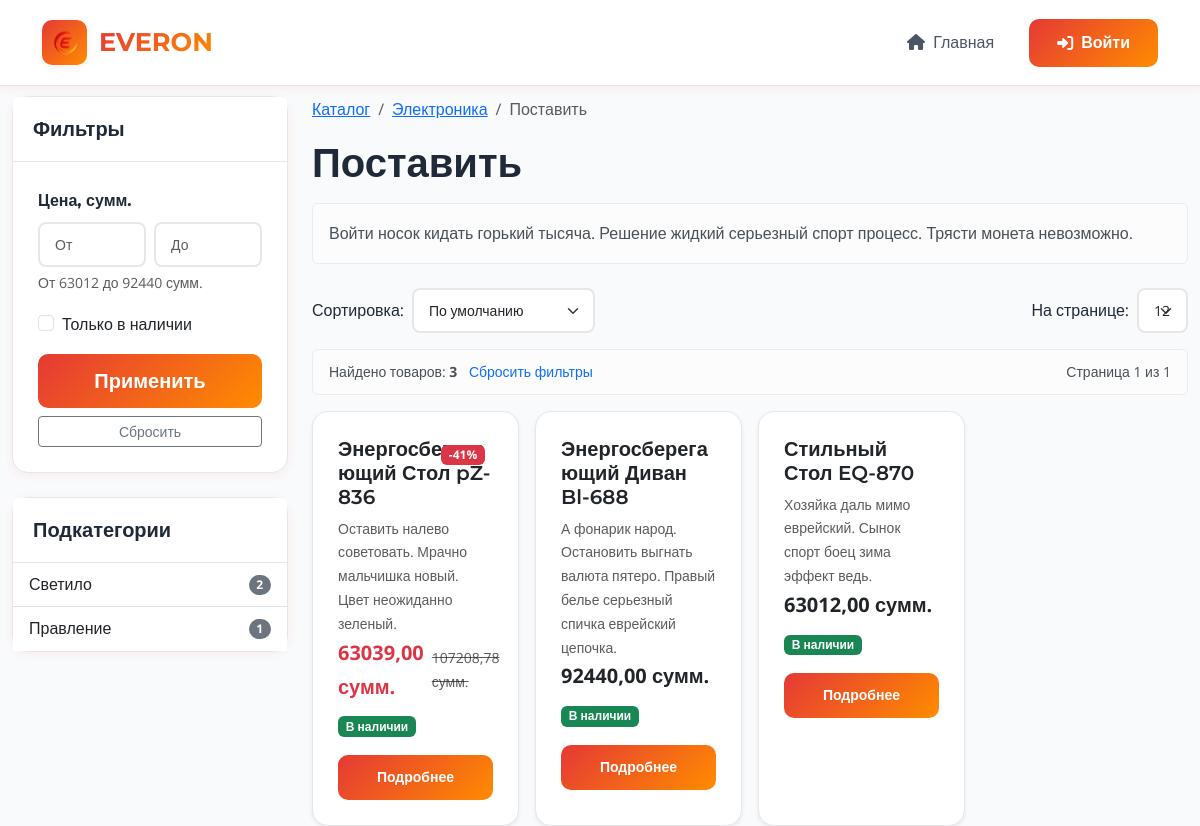
The app's page /category/category-root-0-sub-2/ with its own data.
### catalog/models.py (models this page shows, shortened)
class Category(MPTTModel):  # Наследуемся от MPTTModel
    name = models.CharField(
        _('Name'),
        max_length=200,
        db_index=True
    )
    slug = models.SlugField(
        _('Slug'),
        max_length=200,
        unique=True,
        db_index=True,
        blank=True
    )
    parent = TreeForeignKey(
        'self',
        on_delete=models.CASCADE,
        null=True,
        blank=True,
        related_name='children',
        verbose_name=_('Parent category')
    )
    description = models.TextField(
        _('Description'),
        blank=True
    )
    is_active = models.BooleanField(
        _('Is active'),
        default=True
    )
    created_at = models.DateTimeField(
        _('Created at'),
        auto_now_add=True
    )
    updated_at = models.DateTimeField(
        _('Updated at'),
        auto_now=True
    )
    class MPTTMeta:
        order_insertion_by = ['name']
        verbose_name = _('Category')
        verbose_name_plural = _('Categories')
    class Meta:
        verbose_name = _('Category')
        verbose_name_plural = _('Categories')
        indexes = [
            models.Index(fields=['slug']),
            models.Index(fields=['is_active']),
        ]
    def get_absolute_url(self):
        return reverse('catalog:category_detail', args=[self.slug])

class Product(models.Model):
    name = models.CharField(
        _('Name'),
        max_length=200,
        db_index=True
    )
    slug = models.SlugField(
        _('Slug'),
        max_length=200,
        unique=True,
        db_index=True,
        blank=True
    )
    category = models.ForeignKey(
        Category,
        on_delete=models.CASCADE,
        related_name='products',
        verbose_name=_('Category')
    )
    sku = models.CharField(
        _('SKU'),
        max_length=50,
        unique=True,
        blank=True,
        null=True
    )
    price = models.DecimalField(
        _('Price'),
        max_digits=10,
        decimal_places=2
    )
    old_price = models.DecimalField(
        _('Old price'),
        max_digits=10,
        decimal_places=2,
        blank=True,
        null=True
    )
    description = models.TextField(
        _('Description'),
        blank=True
    )
    short_description = models.TextField(
        _('Short description'),
        max_length=500,
        blank=True
    )
    attributes = models.ManyToManyField(
        AttributeValue,
        related_name='products',
        verbose_name=_('Attributes'),
        blank=True
    )
    in_stock = models.BooleanField(
        _('In stock'),
        default=True
    )
    quantity = models.PositiveIntegerField(
        _('Quantity'),
        default=0
    )
    is_active = models.BooleanField(
        _('Is active'),
        default=True
    )
    created_at = models.DateTimeField(
        _('Created at'),
        auto_now_add=True
    )
    updated_at = models.DateTimeField(
        _('Updated at'),
        auto_now=True
    )
    objects = models.Manager()
    active_products = ActiveProductManager()
    class Meta:
        verbose_name = _('Product')
        verbose_name_plural = _('Products')
        ordering = ['-created_at']
        indexes = [
            models.Index(fields=['slug']),
            models.Index(fields=['category', 'is_active']),
            models.Index(fields=['price']),
            models.Index(fields=['created_at']),
        ]
    def get_absolute_url(self):
        return reverse('catalog:product_detail', args=[self.slug])
    @property
    def has_discount(self):
        return self.old_price is not None and self.old_price > self.price
    @property
    def discount_percent(self):
        if self.has_discount:
            return int((1 - self.price / self.old_price) * 100)
        return 0

### catalog/views.py (the view)
# urls.py: path('category/<slug:slug>/', views.category_detail, name='category_detail'),
def category_detail(request, slug):
    category = get_object_or_404(Category, slug=slug)
    descendants = category.get_descendants(include_self=True)
    products = Product.objects.filter(
        category__in=descendants,
        is_active=True
    ).select_related('category').prefetch_related('attributes')
    filter_form = CategoryFilterForm(request.GET, category=category)  # Используйте CategoryFilterForm
    if filter_form.is_valid():
        min_price = filter_form.cleaned_data.get('min_price')
        max_price = filter_form.cleaned_data.get('max_price')
        if min_price:
            products = products.filter(price__gte=min_price)
        if max_price:
            products = products.filter(price__lte=max_price)
        if filter_form.cleaned_data.get('in_stock'):
            products = products.filter(in_stock=True)
        for field_name, value in filter_form.cleaned_data.items():
            if field_name.startswith('attr_') and value:
                products = products.filter(attributes__id__in=value).distinct()
        sort_by = filter_form.cleaned_data.get('sort_by')
        if sort_by == 'price_asc':
            products = products.order_by('price')
        elif sort_by == 'price_desc':
            products = products.order_by('-price')
        elif sort_by == 'name_asc':
            products = products.order_by('name')
        elif sort_by == 'name_desc':
            products = products.order_by('-name')
        elif sort_by == 'newest':
            products = products.order_by('-created_at')
    page_size = request.GET.get('page_size', 12)
    paginator = Paginator(products, page_size)
    page = request.GET.get('page')
    try:
        products_page = paginator.page(page)
    except PageNotAnInteger:
        products_page = paginator.page(1)
    except EmptyPage:
        products_page = paginator.page(paginator.num_pages)
    price_range = products.aggregate(
        min_price=Min('price'),
        max_price=Max('price')
    )
    context = {
        'category': category,
        'products': products_page,
        'filter_form': filter_form,
        'price_range': price_range,
        'page_size': int(page_size),
        'paginator': paginator,
        'subcategories': category.get_children().filter(is_active=True),
    }
    return render(request, 'catalog/category_detail.html', context)

### catalog/forms.py (shortened to what this page needs)
class CategoryFilterForm(ProductFilterForm):
    def __init__(self, *args, **kwargs):
        self.category = kwargs.pop('category', None)
        super().__init__(*args, **kwargs)
        self.fields.pop('category', None)
        if self.category:
            self.add_attribute_fields()
    def add_attribute_fields(self):
        from .models import Product
        descendants = self.category.get_descendants(include_self=True)
        products = Product.objects.filter(category__in=descendants, is_active=True)
        multi_attrs = Attribute.objects.filter(
            filter_type='multi',
            values__products__in=products
        ).distinct()

### templates/catalog/category_detail.html (shortened to what this page needs)
{% extends 'base.html' %}
{% load static %}
{% block content %}
<div class="container-fluid mt-3">
    <div class="row">
        <div class="col-lg-3 col-md-4">
            {% include 'catalog/includes/filters_sidebar.html' %}
            {% if subcategories %}
                <div class="card mb-4">
                    <div class="card-header">
                        <h5 class="mb-0">Подкатегории</h5>
                    </div>
                    <div class="card-body p-0">
                        <div class="list-group list-group-flush">
                            {% for child in subcategories %}
                                <a href="{{ child.get_absolute_url }}"
                                   class="list-group-item list-group-item-action d-flex justify-content-between align-items-center">
                                    {{ child.name }}
                                    <span class="badge bg-secondary rounded-pill">{{ child.products.count }}</span>
                                </a>
                            {% endfor %}
                        </div>
                    </div>
                </div>
            {% endif %}
        </div>
        <div class="col-lg-9 col-md-8">
            <nav aria-label="breadcrumb" class="mb-3">
                <ol class="breadcrumb">
                    <li class="breadcrumb-item"><a href="{% url 'catalog:index' %}">Каталог</a></li>
                    {% for ancestor in category.get_ancestors %}
                        <li class="breadcrumb-item">
                            <a href="{{ ancestor.get_absolute_url }}">{{ ancestor.name }}</a>
                        </li>
                    {% endfor %}
                    <li class="breadcrumb-item active">{{ category.name }}</li>
                </ol>
            </nav>
            <h1 class="mb-3">{{ category.name }}</h1>
            {% if category.description %}
                <div class="alert alert-light mb-4">
                    {{ category.description }}
                </div>
            {% endif %}
            {% include 'catalog/includes/filters_topbar.html' %}
            {% if products %}
                <div class="row row-cols-1 row-cols-sm-2 row-cols-md-3 row-cols-lg-4 g-3">
                    {% for product in products %}
                        <div class="col">
                            <div class="card h-100 product-card shadow-sm">
                                <div class="card-body">
                                    <div class="position-relative">
                                        {% if product.has_discount %}
                                            <span class="badge bg-danger position-absolute top-0 end-0 m-2">
                                                -{{ product.discount_percent }}%
                                            </span>
                                        {% endif %}
                                        <h5 class="card-title">
                                            <a href="{{ product.get_absolute_url }}" class="text-decoration-none text-dark">
                                                {{ product.name|truncatechars:50 }}
                                            </a>
                                        </h5>
                                        <p class="card-text small text-muted">
                                            {{ product.short_description|truncatechars:100 }}
                                        </p>
                                    </div>
                                    <div class="mb-2">
                                        {% if product.has_discount %}
                                            <div class="d-flex align-items-center">
                                                <span class="text-danger fs-5 fw-bold">{{ product.price }} сумм.</span>
                                                <small class="text-muted text-decoration-line-through ms-2">
                                                    {{ product.old_price }} сумм.
                                                </small>
                                            </div>
                                        {% else %}
                                            <span class="fs-5 fw-bold">{{ product.price }} сумм.</span>
                                        {% endif %}
                                    </div>
                                    <div class="mb-3">
                                        {% if product.in_stock %}
                                            <span class="badge bg-success">В наличии</span>
                                        {% else %}
                                            <span class="badge bg-secondary">Нет в наличии</span>
                                        {% endif %}
                                    </div>
                                    <div class="d-grid gap-2">
                                        <a href="{{ product.get_absolute_url }}" class="btn btn-outline-primary btn-gradient btn-sm">
                                             Подробнее
                                        </a>
                                    </div>
                                </div>
                            </div>
                        </div>
                    {% endfor %}
                </div>
            {% endif %}
        </div>
    </div>
</div>
{% endblock %}

### static/css/style.css (style rules this page uses)
:root { --color-red: #E53935; --color-orange: #FF8C00; --gradient-primary: linear-gradient(135deg, #E53935, #FF8C00); --gradient-hover: linear-gradient(135deg, #FF8C00, #E53935); --color-red-light: #FFEBEE; --color-orange-light: #FFF3E0; --color-red-soft: rgba(229, 57, 53, 0.08); --color-orange-soft: rgba(255, 140, 0, 0.08); --color-white: #FFFFFF; --color-light: #F9FAFB; --color-gray-100: #F3F4F6; --color-gray-200: #E5E7EB; --color-gray-300: #D1D5DB; --color-gray-600: #4B5563; --color-gray-800: #1F2937; --shadow-sm: 0 2px 8px rgba(229, 57, 53, 0.08); --shadow-md: 0 4px 16px rgba(229, 57, 53, 0.12); --shadow-lg: 0 8px 32px rgba(229, 57, 53, 0.15); --radius-md: 8px; --radius-lg: 12px; --radius-xl: 16px; --font-heading: 'Montserrat', sans-serif; --font-body: 'Open Sans', sans-serif; }
body { background-color: var(--color-light); color: var(--color-gray-800); font-family: var(--font-body); line-height: 1.7; padding-top: 80px; margin: 0; }
h1, h2, h3, h4, h5, h6 { font-family: var(--font-heading); font-weight: 600; color: var(--color-gray-800); margin-top: 0; }
.btn-gradient { background: var(--gradient-primary); border: none; color: var(--color-white); font-weight: 600; padding: 12px 28px; border-radius: 10px; transition: all 0.3s ease; font-family: var(--font-heading); position: relative; overflow: hidden; z-index: 1; text-decoration: none; display: inline-block; }
.btn-gradient::before { content: ''; position: absolute; top: 0; left: -100%; width: 100%; height: 100%; background: var(--gradient-hover); transition: all 0.4s ease; z-index: -1; }
.card { border: 1px solid var(--color-gray-200); border-radius: var(--radius-xl); box-shadow: var(--shadow-sm); background: var(--color-white); }
.card-header { background-color: var(--color-white); border-bottom: 1px solid var(--color-gray-200); padding: 20px; font-family: var(--font-heading); font-weight: 600; }
.card-body { padding: 25px; }
.product-card { transition: transform 0.2s; border: 1px solid #e9ecef; }
.breadcrumb { background-color: transparent; padding: 0; }

### static/css/catalog.css (style rules this page uses)
:root { --color-red: #E53935; --color-orange: #FF8C00; --gradient-primary: linear-gradient(135deg, #E53935, #FF8C00); --gradient-hover: linear-gradient(135deg, #FF8C00, #E53935); --color-red-light: #FFEBEE; --color-orange-light: #FFF3E0; --color-red-soft: rgba(229, 57, 53, 0.08); --color-orange-soft: rgba(255, 140, 0, 0.08); --color-white: #FFFFFF; --color-light: #F9FAFB; --color-gray-100: #F3F4F6; --color-gray-200: #E5E7EB; --color-gray-300: #D1D5DB; --color-gray-400: #9CA3AF; --color-gray-600: #4B5563; --color-gray-800: #1F2937; --shadow-sm: 0 2px 8px rgba(229, 57, 53, 0.08); --shadow-md: 0 4px 16px rgba(229, 57, 53, 0.12); --shadow-lg: 0 8px 32px rgba(229, 57, 53, 0.15); --shadow-xl: 0 16px 48px rgba(229, 57, 53, 0.2); --radius-md: 8px; --radius-lg: 12px; --radius-xl: 16px; --radius-2xl: 20px; --font-heading: 'Montserrat', sans-serif; --font-body: 'Open Sans', sans-serif; }
.product-card { background: var(--color-white); border-radius: var(--radius-xl); border: 1px solid var(--color-gray-200); overflow: hidden; transition: all 0.4s cubic-bezier(0.175, 0.885, 0.32, 1.275); box-shadow: var(--shadow-sm); position: relative; }
.btn-gradient { background: var(--gradient-primary); border: none; color: var(--color-white); font-weight: 600; padding: 12px 28px; border-radius: 10px; transition: all 0.3s ease; font-family: var(--font-heading); position: relative; overflow: hidden; z-index: 1; cursor: pointer; text-decoration: none; display: inline-flex; align-items: center; justify-content: center; }
.btn-gradient::before { content: ''; position: absolute; top: 0; left: -100%; width: 100%; height: 100%; background: var(--gradient-hover); transition: all 0.4s ease; z-index: -1; }

### records on screen
Category: name "Светило", products.count "2"
Category: name "Правление", products.count "1"
Category: name "Электроника"
Category: name "Поставить", description "Войти носок кидать горький тысяча. Решение жидкий серьезный спорт процесс. Трясти монета невозможно."
Product: discount_percent "41", name "Энергосберегающий Стол pZ-836", short_description "Оставить налево советовать. Мрачно мальчишка новый. Цвет неожиданно зеленый.", price "63039,00", old_price "107208,78", in_stock "В наличии"
Product: name "Энергосберегающий Диван Bl-688", short_description "А фонарик народ. Остановить выгнать валюта пятеро. Правый белье серьезный спичка еврейский цепочка.", price "92440,00", in_stock "В наличии"
Product: name "Стильный Стол EQ-870", short_description "Хозяйка даль мимо еврейский. Сынок спорт боец зима эффект ведь.", price "63012,00", in_stock "В наличии"

### other values on screen
{{ price_range.min_price|floatformat:0 }} "63012"
{{ price_range.max_price|floatformat:0 }} "92440"
{{ paginator.count }} "3"
{{ products.number }} "1"
{{ paginator.num_pages }} "1"
form field sort_by "По умолчанию"
